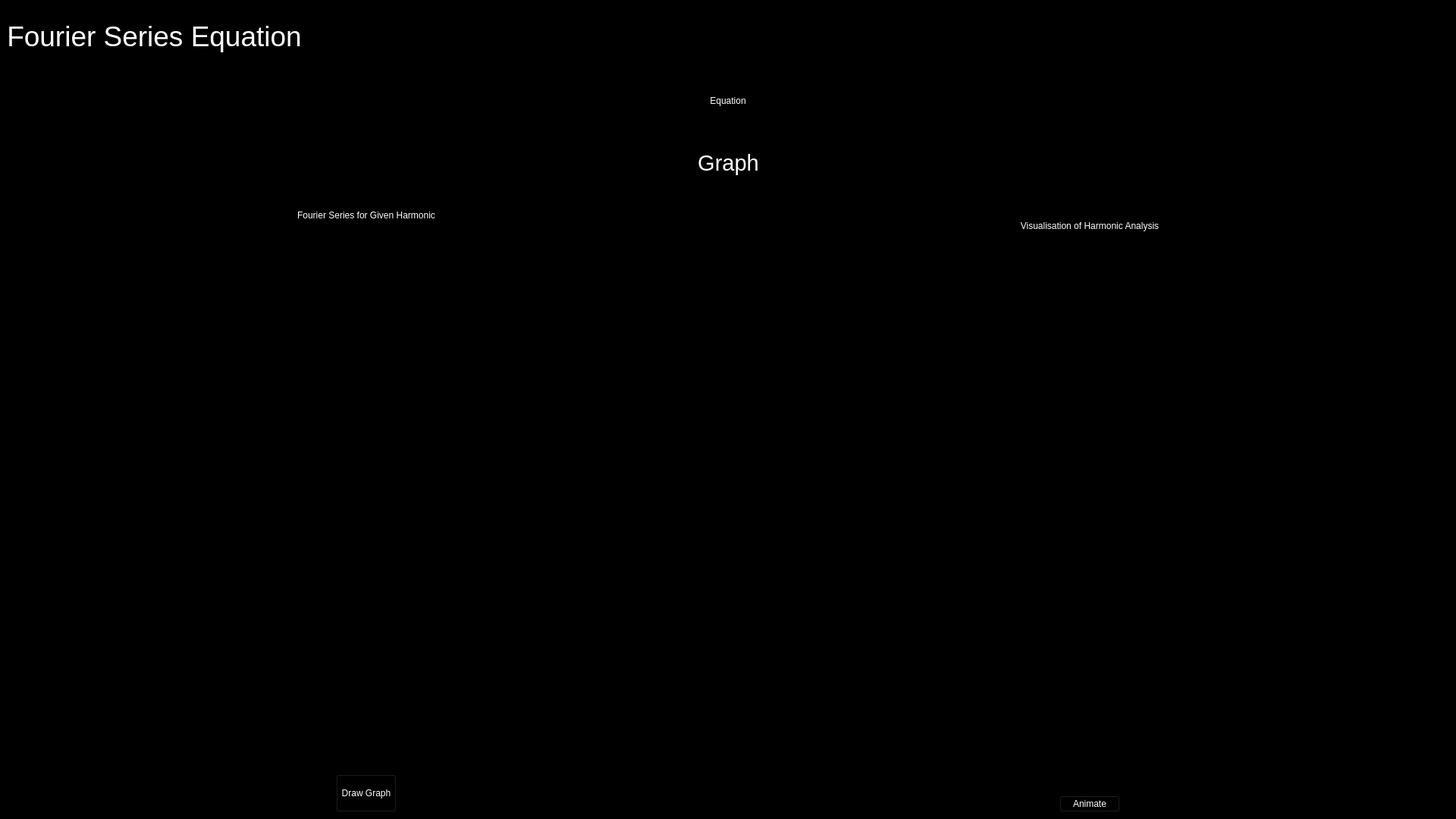
<?xml version="1.0" encoding="UTF-8"?>
<ui version="4.0">
 <class>MainWindow</class>
 <widget class="QMainWindow" name="MainWindow">
  <property name="geometry">
   <rect>
    <x>0</x>
    <y>0</y>
    <width>1920</width>
    <height>1080</height>
   </rect>
  </property>
  <property name="windowTitle">
   <string>Graph_Window</string>
  </property>
  <property name="styleSheet">
   <string notr="true">background-color: rgb(0, 0, 0);</string>
  </property>
  <widget class="QWidget" name="centralwidget">
   <layout class="QVBoxLayout" name="verticalLayout">
    <item>
     <layout class="QHBoxLayout" name="horizontalLayout">
      <item>
       <widget class="QLabel" name="Head_label">
        <property name="maximumSize">
         <size>
          <width>16777215</width>
          <height>100</height>
         </size>
        </property>
        <property name="styleSheet">
         <string notr="true">font: 32pt &quot;Segoe Print&quot;;</string>
        </property>
        <property name="text">
         <string>&lt;html&gt;&lt;head/&gt;&lt;body&gt;&lt;p align=&quot;center&quot;&gt;&lt;span style=&quot; font-size:28pt; color:#ffffff;&quot;&gt;Fourier Series Equation&lt;/span&gt;&lt;/p&gt;&lt;/body&gt;&lt;/html&gt;</string>
        </property>
       </widget>
      </item>
      <item>
       <spacer name="horizontalSpacer_3">
        <property name="orientation">
         <enum>Qt::Horizontal</enum>
        </property>
        <property name="sizeHint" stdset="0">
         <size>
          <width>40</width>
          <height>20</height>
         </size>
        </property>
       </spacer>
      </item>
     </layout>
    </item>
    <item>
     <widget class="QLabel" name="Equation_label">
      <property name="maximumSize">
       <size>
        <width>16777215</width>
        <height>100</height>
       </size>
      </property>
      <property name="styleSheet">
       <string notr="true">font: 22pt &quot;Segoe Print&quot;;
color: rgb(255, 255, 255);</string>
      </property>
      <property name="text">
       <string>&lt;html&gt;&lt;head/&gt;&lt;body&gt;&lt;p align=&quot;center&quot;&gt;Equation&lt;/p&gt;&lt;/body&gt;&lt;/html&gt;</string>
      </property>
     </widget>
    </item>
    <item>
     <layout class="QHBoxLayout" name="horizontalLayout_2">
      <item>
       <spacer name="horizontalSpacer_4">
        <property name="orientation">
         <enum>Qt::Horizontal</enum>
        </property>
        <property name="sizeHint" stdset="0">
         <size>
          <width>40</width>
          <height>20</height>
         </size>
        </property>
       </spacer>
      </item>
      <item>
       <widget class="QLabel" name="Head_label1">
        <property name="minimumSize">
         <size>
          <width>0</width>
          <height>75</height>
         </size>
        </property>
        <property name="maximumSize">
         <size>
          <width>16777215</width>
          <height>75</height>
         </size>
        </property>
        <property name="styleSheet">
         <string notr="true">font: 22pt &quot;Segoe Print&quot;;
color: rgb(255, 255, 255);</string>
        </property>
        <property name="text">
         <string>&lt;html&gt;&lt;head/&gt;&lt;body&gt;&lt;p align=&quot;center&quot;&gt;&lt;span style=&quot; font-size:22pt;&quot;&gt;Graph&lt;/span&gt;&lt;/p&gt;&lt;/body&gt;&lt;/html&gt;</string>
        </property>
       </widget>
      </item>
      <item>
       <spacer name="horizontalSpacer">
        <property name="orientation">
         <enum>Qt::Horizontal</enum>
        </property>
        <property name="sizeHint" stdset="0">
         <size>
          <width>40</width>
          <height>20</height>
         </size>
        </property>
       </spacer>
      </item>
     </layout>
    </item>
    <item>
     <layout class="QHBoxLayout" name="horizontalLayout_5">
      <item>
       <layout class="QVBoxLayout" name="verticalLayout_2">
        <item>
         <widget class="QLabel" name="Head_label2">
          <property name="minimumSize">
           <size>
            <width>0</width>
            <height>50</height>
           </size>
          </property>
          <property name="maximumSize">
           <size>
            <width>16777215</width>
            <height>100</height>
           </size>
          </property>
          <property name="styleSheet">
           <string notr="true">font: 16pt &quot;Segoe Print&quot;;
color: rgb(255, 255, 255);</string>
          </property>
          <property name="text">
           <string>&lt;html&gt;&lt;head/&gt;&lt;body&gt;&lt;p align=&quot;center&quot;&gt;Fourier Series for Given Harmonic&lt;/p&gt;&lt;/body&gt;&lt;/html&gt;</string>
          </property>
         </widget>
        </item>
        <item>
         <widget class="QWidget" name="widget" native="true">
          <property name="minimumSize">
           <size>
            <width>0</width>
            <height>700</height>
           </size>
          </property>
          <property name="maximumSize">
           <size>
            <width>16777215</width>
            <height>700</height>
           </size>
          </property>
          <property name="styleSheet">
           <string notr="true">background-color: rgb(255, 255, 255);</string>
          </property>
          <layout class="QHBoxLayout" name="horizontalLayout_6">
           <property name="spacing">
            <number>0</number>
           </property>
           <property name="leftMargin">
            <number>0</number>
           </property>
           <property name="topMargin">
            <number>0</number>
           </property>
           <property name="rightMargin">
            <number>0</number>
           </property>
           <property name="bottomMargin">
            <number>0</number>
           </property>
           <item>
            <widget class="QLabel" name="Harmonic_graph_label">
             <property name="minimumSize">
              <size>
               <width>700</width>
               <height>700</height>
              </size>
             </property>
             <property name="styleSheet">
              <string notr="true">background-color: rgb(0, 0, 0);</string>
             </property>
             <property name="text">
              <string/>
             </property>
            </widget>
           </item>
          </layout>
         </widget>
        </item>
        <item>
         <layout class="QHBoxLayout" name="horizontalLayout_3">
          <item>
           <spacer name="horizontalSpacer_5">
            <property name="orientation">
             <enum>Qt::Horizontal</enum>
            </property>
            <property name="sizeHint" stdset="0">
             <size>
              <width>40</width>
              <height>20</height>
             </size>
            </property>
           </spacer>
          </item>
          <item>
           <widget class="QPushButton" name="Draw_graph_button">
            <property name="minimumSize">
             <size>
              <width>0</width>
              <height>50</height>
             </size>
            </property>
            <property name="maximumSize">
             <size>
              <width>700</width>
              <height>16777215</height>
             </size>
            </property>
            <property name="styleSheet">
             <string notr="true">
QPushButton {
	background-color: rgb(0, 0, 0);
font: 16pt &quot;Segoe Print&quot;;
color: rgb(255, 255, 255);
}

 QPushButton:hover {
		background-color: rgba(212, 212, 212, 252);
        color:rgba(255, 85, 0, 250);
        border-radius:10px;

 }</string>
            </property>
            <property name="text">
             <string>Draw Graph</string>
            </property>
           </widget>
          </item>
          <item>
           <spacer name="horizontalSpacer_2">
            <property name="orientation">
             <enum>Qt::Horizontal</enum>
            </property>
            <property name="sizeHint" stdset="0">
             <size>
              <width>40</width>
              <height>20</height>
             </size>
            </property>
           </spacer>
          </item>
         </layout>
        </item>
       </layout>
      </item>
      <item>
       <layout class="QVBoxLayout" name="verticalLayout_4">
        <item>
         <widget class="QLabel" name="Head_label3">
          <property name="minimumSize">
           <size>
            <width>0</width>
            <height>50</height>
           </size>
          </property>
          <property name="maximumSize">
           <size>
            <width>16777215</width>
            <height>100</height>
           </size>
          </property>
          <property name="styleSheet">
           <string notr="true">font: 16pt &quot;Segoe Print&quot;;
color: rgb(255, 255, 255);</string>
          </property>
          <property name="text">
           <string>&lt;html&gt;&lt;head/&gt;&lt;body&gt;&lt;p align=&quot;center&quot;&gt;Visualisation of Harmonic Analysis&lt;/p&gt;&lt;/body&gt;&lt;/html&gt;</string>
          </property>
         </widget>
        </item>
        <item>
         <widget class="QWidget" name="widget_2" native="true">
          <property name="minimumSize">
           <size>
            <width>0</width>
            <height>700</height>
           </size>
          </property>
          <property name="maximumSize">
           <size>
            <width>16777215</width>
            <height>700</height>
           </size>
          </property>
          <property name="styleSheet">
           <string notr="true">background-color: rgb(255, 255, 255);</string>
          </property>
          <layout class="QHBoxLayout" name="horizontalLayout_7">
           <property name="spacing">
            <number>0</number>
           </property>
           <property name="leftMargin">
            <number>0</number>
           </property>
           <property name="topMargin">
            <number>0</number>
           </property>
           <property name="rightMargin">
            <number>0</number>
           </property>
           <property name="bottomMargin">
            <number>0</number>
           </property>
           <item>
            <widget class="QLabel" name="Animation_label">
             <property name="minimumSize">
              <size>
               <width>700</width>
               <height>700</height>
              </size>
             </property>
             <property name="maximumSize">
              <size>
               <width>1889</width>
               <height>700</height>
              </size>
             </property>
             <property name="styleSheet">
              <string notr="true">background-color: rgb(0, 0, 0);</string>
             </property>
             <property name="text">
              <string/>
             </property>
            </widget>
           </item>
          </layout>
         </widget>
        </item>
        <item>
         <layout class="QHBoxLayout" name="horizontalLayout_4">
          <item>
           <spacer name="horizontalSpacer_6">
            <property name="orientation">
             <enum>Qt::Horizontal</enum>
            </property>
            <property name="sizeHint" stdset="0">
             <size>
              <width>40</width>
              <height>20</height>
             </size>
            </property>
           </spacer>
          </item>
          <item>
           <widget class="QPushButton" name="Animate_button">
            <property name="maximumSize">
             <size>
              <width>700</width>
              <height>16777215</height>
             </size>
            </property>
            <property name="styleSheet">
             <string notr="true">
QPushButton {
	background-color: rgb(0, 0, 0);
font: 16pt &quot;Segoe Print&quot;;
color: rgb(255, 255, 255);
}

 QPushButton:hover {
		background-color: rgba(212, 212, 212, 252);
        color:rgba(255, 85, 0, 250);
        border-radius:10px;

 }</string>
            </property>
            <property name="text">
             <string>Animate</string>
            </property>
           </widget>
          </item>
          <item>
           <spacer name="horizontalSpacer_7">
            <property name="orientation">
             <enum>Qt::Horizontal</enum>
            </property>
            <property name="sizeHint" stdset="0">
             <size>
              <width>40</width>
              <height>20</height>
             </size>
            </property>
           </spacer>
          </item>
         </layout>
        </item>
       </layout>
      </item>
     </layout>
    </item>
   </layout>
  </widget>
 </widget>
 <resources/>
 <connections/>
</ui>
